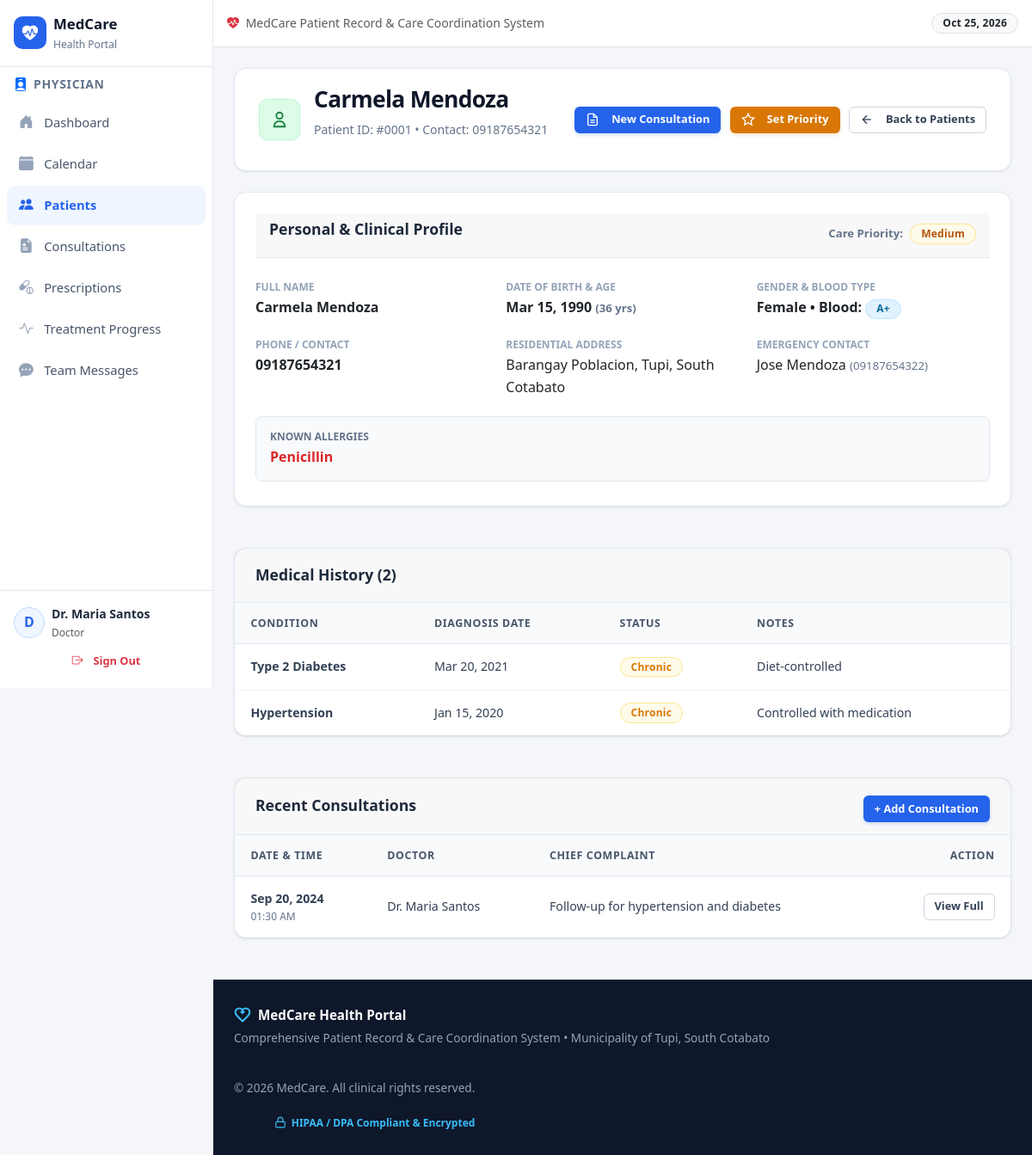
Page /pages/doctor/view_patient.php?id=1 (signed in) on the committed database.
### tables this page shows
CREATE TABLE IF NOT EXISTS `patients` (
  `patient_id` int NOT NULL AUTO_INCREMENT,
  `user_id` int DEFAULT NULL,
  `first_name` varchar(50) NOT NULL,
  `last_name` varchar(50) NOT NULL,
  `date_of_birth` date DEFAULT NULL,
  `gender` enum('male','female','other') DEFAULT NULL,
  `contact_number` varchar(20) DEFAULT NULL,
  `address` text,
  `emergency_contact_name` varchar(100) DEFAULT NULL,
  `emergency_contact_number` varchar(20) DEFAULT NULL,
  `blood_type` varchar(5) DEFAULT NULL,
  `allergies` text,
  `created_at` timestamp NULL DEFAULT CURRENT_TIMESTAMP,
  `updated_at` timestamp NULL DEFAULT CURRENT_TIMESTAMP ON UPDATE CURRENT_TIMESTAMP,
  PRIMARY KEY (`patient_id`),
  UNIQUE KEY `user_id` (`user_id`),
  KEY `idx_name` (`last_name`,`first_name`)
);

CREATE TABLE IF NOT EXISTS `patient_priority` (
  `priority_id` int NOT NULL AUTO_INCREMENT,
  `patient_id` int NOT NULL,
  `priority_level` enum('low','medium','high','critical') NOT NULL,
  `urgency_reason` text,
  `assigned_by` int NOT NULL,
  `assigned_at` timestamp NULL DEFAULT CURRENT_TIMESTAMP,
  `updated_at` timestamp NULL DEFAULT CURRENT_TIMESTAMP ON UPDATE CURRENT_TIMESTAMP,
  PRIMARY KEY (`priority_id`),
  KEY `assigned_by` (`assigned_by`),
  KEY `idx_patient` (`patient_id`),
  KEY `idx_priority` (`priority_level`)
);

CREATE TABLE IF NOT EXISTS `patient_medical_history` (
  `history_id` int NOT NULL AUTO_INCREMENT,
  `patient_id` int NOT NULL,
  `condition_name` varchar(255) DEFAULT NULL,
  `diagnosis_date` date DEFAULT NULL,
  `status` enum('active','resolved','chronic') DEFAULT 'active',
  `notes` text,
  `recorded_by` int DEFAULT NULL,
  `created_at` timestamp NULL DEFAULT CURRENT_TIMESTAMP,
  `updated_at` timestamp NULL DEFAULT CURRENT_TIMESTAMP ON UPDATE CURRENT_TIMESTAMP,
  PRIMARY KEY (`history_id`),
  KEY `recorded_by` (`recorded_by`),
  KEY `idx_patient` (`patient_id`)
);

CREATE TABLE IF NOT EXISTS `consultations` (
  `consultation_id` int NOT NULL AUTO_INCREMENT,
  `patient_id` int NOT NULL,
  `doctor_id` int NOT NULL,
  `consultation_date` timestamp NULL DEFAULT CURRENT_TIMESTAMP,
  `chief_complaint` text,
  `vital_signs` text,
  `notes` text,
  `created_at` timestamp NULL DEFAULT CURRENT_TIMESTAMP,
  `updated_at` timestamp NULL DEFAULT CURRENT_TIMESTAMP ON UPDATE CURRENT_TIMESTAMP,
  PRIMARY KEY (`consultation_id`),
  KEY `idx_patient` (`patient_id`),
  KEY `idx_doctor` (`doctor_id`),
  KEY `idx_date` (`consultation_date`)
);

CREATE TABLE IF NOT EXISTS `users` (
  `user_id` int NOT NULL AUTO_INCREMENT,
  `username` varchar(50) NOT NULL,
  `password` varchar(255) NOT NULL,
  `role` enum('doctor','staff','patient') NOT NULL,
  `email` varchar(100) DEFAULT NULL,
  `full_name` varchar(100) NOT NULL,
  `is_active` tinyint(1) DEFAULT '1',
  `created_at` timestamp NULL DEFAULT CURRENT_TIMESTAMP,
  `updated_at` timestamp NULL DEFAULT CURRENT_TIMESTAMP ON UPDATE CURRENT_TIMESTAMP,
  PRIMARY KEY (`user_id`),
  UNIQUE KEY `username` (`username`),
  KEY `idx_role` (`role`),
  KEY `idx_username` (`username`)
);

### pages/doctor/view_patient.php (the view, shortened to what this page needs)
<?php
require_once __DIR__ . '/../../includes/header.php';
$database = new Database();
$conn = $database->getConnection();
$patient_id = isset($_GET['id']) ? (int)$_GET['id'] : 0;
$query = "SELECT * FROM patients WHERE patient_id = ?";
$stmt = $conn->prepare($query);
$stmt->execute([$patient_id]);
$patient = $stmt->fetch();
$query = "SELECT * FROM patient_priority WHERE patient_id = ? ORDER BY assigned_at DESC, priority_id DESC LIMIT 1";
$stmt = $conn->prepare($query);
$stmt->execute([$patient_id]);
$priority = $stmt->fetch();
$query = "SELECT * FROM patient_medical_history WHERE patient_id = ? ORDER BY diagnosis_date DESC";
$stmt = $conn->prepare($query);
$stmt->execute([$patient_id]);
$medical_history = $stmt->fetchAll();
$query = "
    SELECT c.*, u.full_name as doctor_name
    FROM consultations c
    JOIN users u ON c.doctor_id = u.user_id
    WHERE c.patient_id = ?
    ORDER BY c.consultation_date DESC
    LIMIT 5
";
$stmt = $conn->prepare($query);
$stmt->execute([$patient_id]);
$consultations = $stmt->fetchAll();
?>
<div class="page-container">
    <div class="page-header">
        <div class="page-header-content">
            <div class="page-title-group">
                <div class="page-title-icon doctor">
                    <svg xmlns="http://www.w3.org/2000/svg" width="22" height="22" fill="none" viewBox="0 0 24 24" stroke="currentColor" stroke-width="2">
                        <path stroke-linecap="round" stroke-linejoin="round" d="M16 7a4 4 0 11-8 0 4 4 0 018 0zM12 14a7 7 0 00-7 7h14a7 7 0 00-7-7z" />
                    </svg>
                </div>
                <div>
                    <h1 class="page-title"><?php echo htmlspecialchars($patient['first_name'] . ' ' . $patient['last_name']); ?></h1>
                    <p class="page-subtitle">Patient ID: #<?php echo str_pad($patient['patient_id'], 4, '0', STR_PAD_LEFT); ?> • Contact: <?php echo htmlspecialchars($patient['contact_number'] ?? ''); ?></p>
                </div>
            </div>
            <div class="page-header-actions">
                <a href="<?php echo BASE_URL; ?>/pages/doctor/new_consultation.php?patient_id=<?php echo $patient_id; ?>" class="btn btn-primary btn-sm">
                    New Consultation
                </a>
                <a href="<?php echo BASE_URL; ?>/pages/doctor/set_priority.php?patient_id=<?php echo $patient_id; ?>" class="btn btn-warning btn-sm">
                    <svg viewBox="0 0 24 24" width="16" height="16" fill="none" stroke="currentColor" stroke-width="2" style="margin-right:6px;vertical-align:-3px"><polygon points="12 2 15.09 8.26 22 9.27 17 14.14 18.18 21.02 12 17.77 5.82 21.02 7 14.14 2 9.27 8.91 8.26 12 2"></polygon></svg>
                    Set Priority
                </a>
                <a href="<?php echo BASE_URL; ?>/pages/doctor/patients.php" class="btn btn-outline btn-sm">
                    <svg viewBox="0 0 24 24" width="16" height="16" fill="none" stroke="currentColor" stroke-width="2" style="margin-right:6px;vertical-align:-3px"><line x1="19" y1="12" x2="5" y2="12"></line><polyline points="12 19 5 12 12 5"></polyline></svg>
                    Back to Patients
                </a>
            </div>
        </div>
    </div>
    <div class="card">
        <div class="card-header">
            <h3>Personal & Clinical Profile</h3>
            <?php if ($priority): ?>
                <div>
                    <span style="font-size:0.825rem; font-weight:600; color:var(--slate-500); margin-right:4px;">Care Priority:</span>
                    <span class="badge priority-<?php echo $priority['priority_level']; ?>">
                        <?php echo ucfirst($priority['priority_level'] ?? ''); ?>
                    </span>
                </div>
            <?php endif; ?>
        </div>
        <div class="card-body">
            <div style="display:grid; grid-template-columns:repeat(auto-fit, minmax(220px, 1fr)); gap:1.25rem;">
                <div>
                    <div style="font-size:0.75rem; text-transform:uppercase; font-weight:700; color:var(--slate-400);">Full Name</div>
                    <div style="font-weight:600; font-size:1rem; margin-top:2px;"><?php echo htmlspecialchars($patient['first_name'] . ' ' . $patient['last_name']); ?></div>
                </div>
                <div>
                    <div style="font-size:0.75rem; text-transform:uppercase; font-weight:700; color:var(--slate-400);">Date of Birth & Age</div>
                    <div style="font-weight:600; margin-top:2px;">
                        <?php echo $patient['date_of_birth'] ? date('M d, Y', strtotime($patient['date_of_birth'])) : 'N/A'; ?>
                        <?php if ($patient['date_of_birth']): ?>
                            <span style="color:var(--slate-500); font-size:0.825rem;">(<?php echo date_diff(date_create($patient['date_of_birth']), date_create('today'))->y; ?> yrs)</span>
                        <?php endif; ?>
                    </div>
                </div>
                <div>
                    <div style="font-size:0.75rem; text-transform:uppercase; font-weight:700; color:var(--slate-400);">Gender & Blood Type</div>
                    <div style="font-weight:600; margin-top:2px;"><?php echo ucfirst($patient['gender'] ?? ''); ?> • Blood: <span class="badge badge-info"><?php echo htmlspecialchars($patient['blood_type'] ?? 'N/A'); ?></span></div>
                </div>
                <div>
                    <div style="font-size:0.75rem; text-transform:uppercase; font-weight:700; color:var(--slate-400);">Phone / Contact</div>
                    <div style="font-weight:600; margin-top:2px;"><?php echo htmlspecialchars($patient['contact_number'] ?? ''); ?></div>
                </div>
                <div>
                    <div style="font-size:0.75rem; text-transform:uppercase; font-weight:700; color:var(--slate-400);">Residential Address</div>
                    <div style="font-weight:500; margin-top:2px;"><?php echo htmlspecialchars($patient['address'] ?? 'Not provided'); ?></div>
                </div>
                <div>
                    <div style="font-size:0.75rem; text-transform:uppercase; font-weight:700; color:var(--slate-400);">Emergency Contact</div>
                    <div style="font-weight:500; margin-top:2px;">
                        <?php echo htmlspecialchars($patient['emergency_contact_name'] ?? 'N/A'); ?>
                        <?php if (!empty($patient['emergency_contact_number'])): ?>
                            <span style="color:var(--slate-500); font-size:0.825rem;">(<?php echo htmlspecialchars($patient['emergency_contact_number'] ?? ''); ?>)</span>
                        <?php endif; ?>
                    </div>
                </div>
                <div style="grid-column: 1 / -1; background:var(--slate-50); padding:0.85rem 1rem; border-radius:8px; border:1px solid var(--slate-200);">
                    <div style="font-size:0.75rem; text-transform:uppercase; font-weight:700; color:var(--slate-500);">Known Allergies</div>
                    <div style="font-weight:600; color:<?php echo !empty($patient['allergies']) && strtolower($patient['allergies']) !== 'none' ? 'var(--danger)' : 'var(--slate-700)'; ?>; margin-top:2px;">
                        <?php echo htmlspecialchars($patient['allergies'] ?? 'None Reported'); ?>
                    </div>
                </div>
            </div>
        </div>
    </div>
    <?php if (!empty($medical_history)): ?>
    <div class="card p-0">
        <div class="card-header">
            <h3>Medical History (<?php echo count($medical_history); ?>)</h3>
        </div>
        <div class="card-body p-0">
            <div class="table-container" style="border:none; margin:0; border-radius:0 0 var(--radius-lg) var(--radius-lg);">
                <table>
                    <thead>
                        <tr>
                            <th>Condition</th>
                            <th>Diagnosis Date</th>
                            <th>Status</th>
                            <th>Notes</th>
                        </tr>
                    </thead>
                    <tbody>
                        <?php foreach ($medical_history as $history): ?>
                            <tr>
                                <td><strong><?php echo htmlspecialchars($history['condition_name'] ?? ''); ?></strong></td>
                                <td><?php echo $history['diagnosis_date'] ? date('M d, Y', strtotime($history['diagnosis_date'])) : 'N/A'; ?></td>
                                <td>
                                    <span class="badge badge-<?php echo $history['status'] === 'active' ? 'danger' : ($history['status'] === 'resolved' ? 'success' : 'warning'); ?>">
                                        <?php echo ucfirst($history['status'] ?? ''); ?>
                                    </span>
                                </td>
                                <td><?php echo htmlspecialchars($history['notes'] ?? 'None'); ?></td>
                            </tr>
                        <?php endforeach; ?>
                    </tbody>
                </table>
            </div>
        </div>
    </div>
    <?php endif; ?>
    <div class="card p-0">
        <div class="card-header">
            <h3>Recent Consultations</h3>
            <a href="<?php echo BASE_URL; ?>/pages/doctor/new_consultation.php?patient_id=<?php echo $patient_id; ?>" class="btn btn-primary btn-sm">+ Add Consultation</a>
        </div>
        <div class="card-body p-0">
            <?php if (empty($consultations)): ?>
                <div class="empty-state small">No consultations recorded yet for this patient.</div>
            <?php else: ?>
                <div class="table-container" style="border:none; margin:0; border-radius:0 0 var(--radius-lg) var(--radius-lg);">
                    <table>
                        <thead>
                            <tr>
                                <th>Date & Time</th>
                                <th>Doctor</th>
                                <th>Chief Complaint</th>
                                <th style="text-align:right;">Action</th>
                            </tr>
                        </thead>
                        <tbody>
                            <?php foreach ($consultations as $consultation): ?>
                                <tr>
                                    <td>
                                        <span style="font-weight:600;"><?php echo date('M d, Y', strtotime($consultation['consultation_date'])); ?></span>
                                        <div style="font-size:0.75rem; color:var(--slate-500);"><?php echo date('h:i A', strtotime($consultation['consultation_date'])); ?></div>
                                    </td>
                                    <td><?php echo htmlspecialchars($consultation['doctor_name'] ?? ''); ?></td>
                                    <td><?php echo htmlspecialchars(substr($consultation['chief_complaint'], 0, 60)) . (strlen($consultation['chief_complaint']) > 60 ? '...' : ''); ?></td>
                                    <td style="text-align:right;">
                                        <a href="<?php echo BASE_URL; ?>/pages/doctor/view_consultation.php?id=<?php echo $consultation['consultation_id']; ?>" class="btn btn-outline btn-sm">View Full</a>
                                    </td>
                                </tr>
                            <?php endforeach; ?>
                        </tbody>
                    </table>
                </div>
            <?php endif; ?>
        </div>
    </div>
</div>
<?php require_once __DIR__ . '/../../includes/footer.php'; ?>

### rows in the picture
patients: first_name+last_name "Carmela Mendoza", patient_id "0001", contact_number "09187654321", date_of_birth "Mar 15, 1990", date_of_birth "36", gender "Female", blood_type "A+", address "Barangay Poblacion, Tupi, South Cotabato", emergency_contact_name "Jose Mendoza", emergency_contact_number "09187654322", allergies "Penicillin"
patient_priority: priority_level "Medium"
patient_medical_history: condition_name "Type 2 Diabetes", diagnosis_date "Mar 20, 2021", status "Chronic", notes "Diet-controlled"
patient_medical_history: condition_name "Hypertension", diagnosis_date "Jan 15, 2020", status "Chronic", notes "Controlled with medication"
consultations: consultation_date "Sep 20, 2024", consultation_date "01:30 AM", doctor.full_name "Dr. Maria Santos", chief_complaint "Follow-up for hypertension and diabetes"

### other values in the picture
$user_initials "D"
$user_name "Dr. Maria Santos"
$user_role "Doctor"
count($medical_history) "2"
